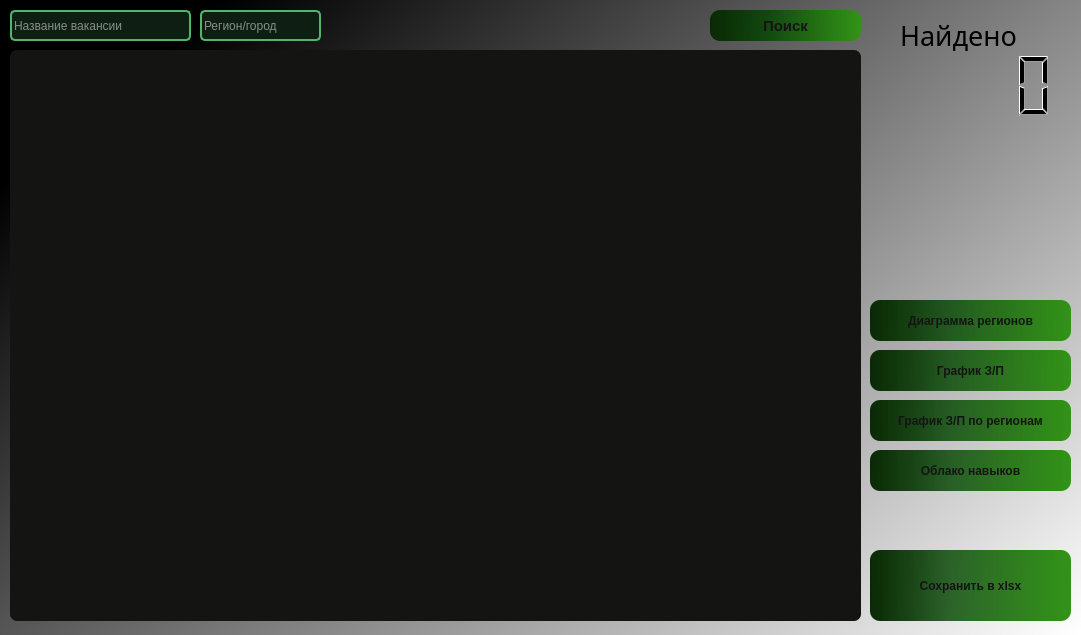
<?xml version="1.0" encoding="UTF-8"?>
<ui version="4.0">
 <class>MainWindow</class>
 <widget class="QMainWindow" name="MainWindow">
  <property name="geometry">
   <rect>
    <x>0</x>
    <y>0</y>
    <width>1081</width>
    <height>635</height>
   </rect>
  </property>
  <property name="windowTitle">
   <string>MainWindow</string>
  </property>
  <property name="styleSheet">
   <string notr="true">QMainWindow{
background-color: qlineargradient(spread:pad, x1:0, y1:0.29, x2:1, y2:1, stop:0 rgba(0, 0, 0, 255), stop:1 rgba(255, 255, 255, 255));
color: white;
}</string>
  </property>
  <widget class="QWidget" name="centralwidget">
   <widget class="QTableWidget" name="tableWidget">
    <property name="geometry">
     <rect>
      <x>10</x>
      <y>50</y>
      <width>851</width>
      <height>571</height>
     </rect>
    </property>
    <property name="styleSheet">
     <string notr="true">QTableWidget{
	background-color: rgb(20, 20, 19);
	color: white;
	border: 0px;
	border-radius: 7px;
}
</string>
    </property>
   </widget>
   <widget class="QLineEdit" name="lineEdit">
    <property name="geometry">
     <rect>
      <x>10</x>
      <y>10</y>
      <width>181</width>
      <height>31</height>
     </rect>
    </property>
    <property name="styleSheet">
     <string notr="true">QLineEdit{
border: 2px solid #51B56D;
border-radius: 5px;
background-color: rgb(14, 30, 18);
color: white;
}</string>
    </property>
    <property name="text">
     <string/>
    </property>
    <property name="placeholderText">
     <string>Название вакансии</string>
    </property>
   </widget>
   <widget class="QLineEdit" name="lineEdit_2">
    <property name="geometry">
     <rect>
      <x>200</x>
      <y>10</y>
      <width>121</width>
      <height>31</height>
     </rect>
    </property>
    <property name="styleSheet">
     <string notr="true">QLineEdit{
border: 2px solid #51B56D;
border-radius: 5px;
background-color: rgb(14, 30, 18);
color: white;
}</string>
    </property>
    <property name="text">
     <string/>
    </property>
    <property name="placeholderText">
     <string>Регион/город</string>
    </property>
   </widget>
   <widget class="QLabel" name="label">
    <property name="geometry">
     <rect>
      <x>900</x>
      <y>20</y>
      <width>151</width>
      <height>31</height>
     </rect>
    </property>
    <property name="font">
     <font>
      <family>Sitka</family>
      <pointsize>20</pointsize>
      <italic>false</italic>
      <bold>false</bold>
     </font>
    </property>
    <property name="styleSheet">
     <string notr="true">QLabel{
	font: 20pt &quot;Sitka&quot;;
	color: rgb(0, 0, 0);
}</string>
    </property>
    <property name="text">
     <string>Найдено</string>
    </property>
   </widget>
   <widget class="QPushButton" name="pushButton_2">
    <property name="geometry">
     <rect>
      <x>710</x>
      <y>10</y>
      <width>151</width>
      <height>31</height>
     </rect>
    </property>
    <property name="font">
     <font>
      <family>Segoe UI</family>
      <pointsize>11</pointsize>
      <italic>false</italic>
      <bold>true</bold>
      <underline>false</underline>
      <strikeout>false</strikeout>
     </font>
    </property>
    <property name="styleSheet">
     <string notr="true">QPushButton{
   position: relative;
  display: inline-block;
  font-size: 90%;
  font-weight: 700;
  color: rgb(20, 20, 19);
  text-decoration: none;
  text-shadow: 0 -1px 2px rgba(0,0,0,.2);
  padding: .5em 1em;
  outline: none;
  border-radius: 10px;
  background: qlineargradient(spread:pad, x1:0, y1:0, x2:1, y2:0, stop:0 rgba(9, 41, 4, 255), stop:0.392045 rgba(2, 69, 0, 208), stop:1 rgba(50, 147, 22, 255));
  box-shadow:
   0 1px rgba(255,255,255,.2) inset,
   0 3px 5px rgba(0,1,6,.5),
   0 0 1px 1px rgba(0,1,6,.2);
  transition: .2s ease-in-out;
} 

QPushButton:hover{
 background: qlineargradient(spread:pad, x1:0, y1:0, x2:0, y2:1, stop:0 rgba(255, 0, 4, 255), stop:0.392045 rgba(2, 69, 0, 208), stop:1 rgba(50, 147, 22, 255));
 }

QPushButton:pressed{
 top: 1px;
  background: qlineargradient(spread:pad, x1:0.761, y1:0.92, x2:0.761, y2:1, stop:0 rgba(171, 0, 3, 189), stop:0.392045 rgba(2, 69, 0, 208), stop:1 rgba(50, 147, 22, 255));
  box-shadow:
   0 0 1px rgba(0,0,0,.5) inset,
   0 2px 3px rgba(0,0,0,.5) inset,
   0 1px 1px rgba(255,255,255,.1);
}</string>
    </property>
    <property name="text">
     <string>Поиск</string>
    </property>
   </widget>
   <widget class="QPushButton" name="pushButton_3">
    <property name="geometry">
     <rect>
      <x>870</x>
      <y>350</y>
      <width>201</width>
      <height>41</height>
     </rect>
    </property>
    <property name="styleSheet">
     <string notr="true">QPushButton{
   position: relative;
  display: inline-block;
  font-size: 90%;
  font-weight: 700;
  color: rgb(20, 20, 19);
  text-decoration: none;
  text-shadow: 0 -1px 2px rgba(0,0,0,.2);
  padding: .5em 1em;
  outline: none;
  border-radius: 10px;
  background: qlineargradient(spread:pad, x1:0, y1:0, x2:1, y2:0, stop:0 rgba(9, 41, 4, 255), stop:0.392045 rgba(2, 69, 0, 208), stop:1 rgba(50, 147, 22, 255));
  box-shadow:
   0 1px rgba(255,255,255,.2) inset,
   0 3px 5px rgba(0,1,6,.5),
   0 0 1px 1px rgba(0,1,6,.2);
  transition: .2s ease-in-out;
} 

QPushButton:hover{
 background: qlineargradient(spread:pad, x1:0, y1:0, x2:0, y2:1, stop:0 rgba(255, 0, 4, 255), stop:0.392045 rgba(2, 69, 0, 208), stop:1 rgba(50, 147, 22, 255));
 }

QPushButton:pressed{
 top: 1px;
  background: qlineargradient(spread:pad, x1:0.761, y1:0.92, x2:0.761, y2:1, stop:0 rgba(171, 0, 3, 189), stop:0.392045 rgba(2, 69, 0, 208), stop:1 rgba(50, 147, 22, 255));
  box-shadow:
   0 0 1px rgba(0,0,0,.5) inset,
   0 2px 3px rgba(0,0,0,.5) inset,
   0 1px 1px rgba(255,255,255,.1);
}</string>
    </property>
    <property name="text">
     <string>График З/П</string>
    </property>
   </widget>
   <widget class="QPushButton" name="pushButton_4">
    <property name="geometry">
     <rect>
      <x>870</x>
      <y>450</y>
      <width>201</width>
      <height>41</height>
     </rect>
    </property>
    <property name="styleSheet">
     <string notr="true">QPushButton{
   position: relative;
  display: inline-block;
  font-size: 90%;
  font-weight: 700;
  color: rgb(20, 20, 19);
  text-decoration: none;
  text-shadow: 0 -1px 2px rgba(0,0,0,.2);
  padding: .5em 1em;
  outline: none;
  border-radius: 10px;
  background: qlineargradient(spread:pad, x1:0, y1:0, x2:1, y2:0, stop:0 rgba(9, 41, 4, 255), stop:0.392045 rgba(2, 69, 0, 208), stop:1 rgba(50, 147, 22, 255));
  box-shadow:
   0 1px rgba(255,255,255,.2) inset,
   0 3px 5px rgba(0,1,6,.5),
   0 0 1px 1px rgba(0,1,6,.2);
  transition: .2s ease-in-out;
} 

QPushButton:hover{
 background: qlineargradient(spread:pad, x1:0, y1:0, x2:0, y2:1, stop:0 rgba(255, 0, 4, 255), stop:0.392045 rgba(2, 69, 0, 208), stop:1 rgba(50, 147, 22, 255));
 }

QPushButton:pressed{
 top: 1px;
  background: qlineargradient(spread:pad, x1:0.761, y1:0.92, x2:0.761, y2:1, stop:0 rgba(171, 0, 3, 189), stop:0.392045 rgba(2, 69, 0, 208), stop:1 rgba(50, 147, 22, 255));
  box-shadow:
   0 0 1px rgba(0,0,0,.5) inset,
   0 2px 3px rgba(0,0,0,.5) inset,
   0 1px 1px rgba(255,255,255,.1);
}</string>
    </property>
    <property name="text">
     <string>Облако навыков</string>
    </property>
   </widget>
   <widget class="QPushButton" name="pushButton_6">
    <property name="geometry">
     <rect>
      <x>870</x>
      <y>550</y>
      <width>201</width>
      <height>71</height>
     </rect>
    </property>
    <property name="styleSheet">
     <string notr="true">QPushButton{
   position: relative;
  display: inline-block;
  font-size: 90%;
  font-weight: 700;
  color: rgb(20, 20, 19);
  text-decoration: none;
  text-shadow: 0 -1px 2px rgba(0,0,0,.2);
  padding: .5em 1em;
  outline: none;
  border-radius: 10px;
  background: qlineargradient(spread:pad, x1:0, y1:0, x2:1, y2:0, stop:0 rgba(9, 41, 4, 255), stop:0.392045 rgba(2, 69, 0, 208), stop:1 rgba(50, 147, 22, 255));
  box-shadow:
   0 1px rgba(255,255,255,.2) inset,
   0 3px 5px rgba(0,1,6,.5),
   0 0 1px 1px rgba(0,1,6,.2);
  transition: .2s ease-in-out;
} 

QPushButton:hover{
 background: qlineargradient(spread:pad, x1:0, y1:0, x2:0, y2:1, stop:0 rgba(255, 0, 4, 255), stop:0.392045 rgba(2, 69, 0, 208), stop:1 rgba(50, 147, 22, 255));
 }

QPushButton:pressed{
 top: 1px;
  background: qlineargradient(spread:pad, x1:0.761, y1:0.92, x2:0.761, y2:1, stop:0 rgba(171, 0, 3, 189), stop:0.392045 rgba(2, 69, 0, 208), stop:1 rgba(50, 147, 22, 255));
  box-shadow:
   0 0 1px rgba(0,0,0,.5) inset,
   0 2px 3px rgba(0,0,0,.5) inset,
   0 1px 1px rgba(255,255,255,.1);
}</string>
    </property>
    <property name="text">
     <string>Сохранить в xlsx</string>
    </property>
   </widget>
   <widget class="QPushButton" name="pushButton_5">
    <property name="geometry">
     <rect>
      <x>870</x>
      <y>400</y>
      <width>201</width>
      <height>41</height>
     </rect>
    </property>
    <property name="styleSheet">
     <string notr="true">QPushButton{
   position: relative;
  display: inline-block;
  font-size: 90%;
  font-weight: 700;
  color: rgb(20, 20, 19);
  text-decoration: none;
  text-shadow: 0 -1px 2px rgba(0,0,0,.2);
  padding: .5em 1em;
  outline: none;
  border-radius: 10px;
  background: qlineargradient(spread:pad, x1:0, y1:0, x2:1, y2:0, stop:0 rgba(9, 41, 4, 255), stop:0.392045 rgba(2, 69, 0, 208), stop:1 rgba(50, 147, 22, 255));
  box-shadow:
   0 1px rgba(255,255,255,.2) inset,
   0 3px 5px rgba(0,1,6,.5),
   0 0 1px 1px rgba(0,1,6,.2);
  transition: .2s ease-in-out;
} 

QPushButton:hover{
 background: qlineargradient(spread:pad, x1:0, y1:0, x2:0, y2:1, stop:0 rgba(255, 0, 4, 255), stop:0.392045 rgba(2, 69, 0, 208), stop:1 rgba(50, 147, 22, 255));
 }

QPushButton:pressed{
 top: 1px;
  background: qlineargradient(spread:pad, x1:0.761, y1:0.92, x2:0.761, y2:1, stop:0 rgba(171, 0, 3, 189), stop:0.392045 rgba(2, 69, 0, 208), stop:1 rgba(50, 147, 22, 255));
  box-shadow:
   0 0 1px rgba(0,0,0,.5) inset,
   0 2px 3px rgba(0,0,0,.5) inset,
   0 1px 1px rgba(255,255,255,.1);
}</string>
    </property>
    <property name="text">
     <string>График З/П по регионам</string>
    </property>
   </widget>
   <widget class="QPushButton" name="pushButton_7">
    <property name="geometry">
     <rect>
      <x>870</x>
      <y>300</y>
      <width>201</width>
      <height>41</height>
     </rect>
    </property>
    <property name="styleSheet">
     <string notr="true">QPushButton{
   position: relative;
  display: inline-block;
  font-size: 90%;
  font-weight: 700;
  color: rgb(20, 20, 19);
  text-decoration: none;
  text-shadow: 0 -1px 2px rgba(0,0,0,.2);
  padding: .5em 1em;
  outline: none;
  border-radius: 10px;
  background: qlineargradient(spread:pad, x1:0, y1:0, x2:1, y2:0, stop:0 rgba(9, 41, 4, 255), stop:0.392045 rgba(2, 69, 0, 208), stop:1 rgba(50, 147, 22, 255));
  box-shadow:
   0 1px rgba(255,255,255,.2) inset,
   0 3px 5px rgba(0,1,6,.5),
   0 0 1px 1px rgba(0,1,6,.2);
  transition: .2s ease-in-out;
} 

QPushButton:hover{
 background: qlineargradient(spread:pad, x1:0, y1:0, x2:0, y2:1, stop:0 rgba(255, 0, 4, 255), stop:0.392045 rgba(2, 69, 0, 208), stop:1 rgba(50, 147, 22, 255));
 }

QPushButton:pressed{
 top: 1px;
  background: qlineargradient(spread:pad, x1:0.761, y1:0.92, x2:0.761, y2:1, stop:0 rgba(171, 0, 3, 189), stop:0.392045 rgba(2, 69, 0, 208), stop:1 rgba(50, 147, 22, 255));
  box-shadow:
   0 0 1px rgba(0,0,0,.5) inset,
   0 2px 3px rgba(0,0,0,.5) inset,
   0 1px 1px rgba(255,255,255,.1);
}</string>
    </property>
    <property name="text">
     <string>Диаграмма регионов</string>
    </property>
   </widget>
   <widget class="QLCDNumber" name="lcdNumber">
    <property name="geometry">
     <rect>
      <x>870</x>
      <y>50</y>
      <width>191</width>
      <height>71</height>
     </rect>
    </property>
    <property name="font">
     <font>
      <family>System</family>
      <bold>false</bold>
     </font>
    </property>
    <property name="layoutDirection">
     <enum>Qt::LeftToRight</enum>
    </property>
    <property name="autoFillBackground">
     <bool>false</bool>
    </property>
    <property name="styleSheet">
     <string notr="true">QLCDNumber{
border: 0px;
}</string>
    </property>
    <property name="midLineWidth">
     <number>0</number>
    </property>
    <property name="intValue" stdset="0">
     <number>0</number>
    </property>
   </widget>
  </widget>
 </widget>
 <resources/>
 <connections/>
</ui>
